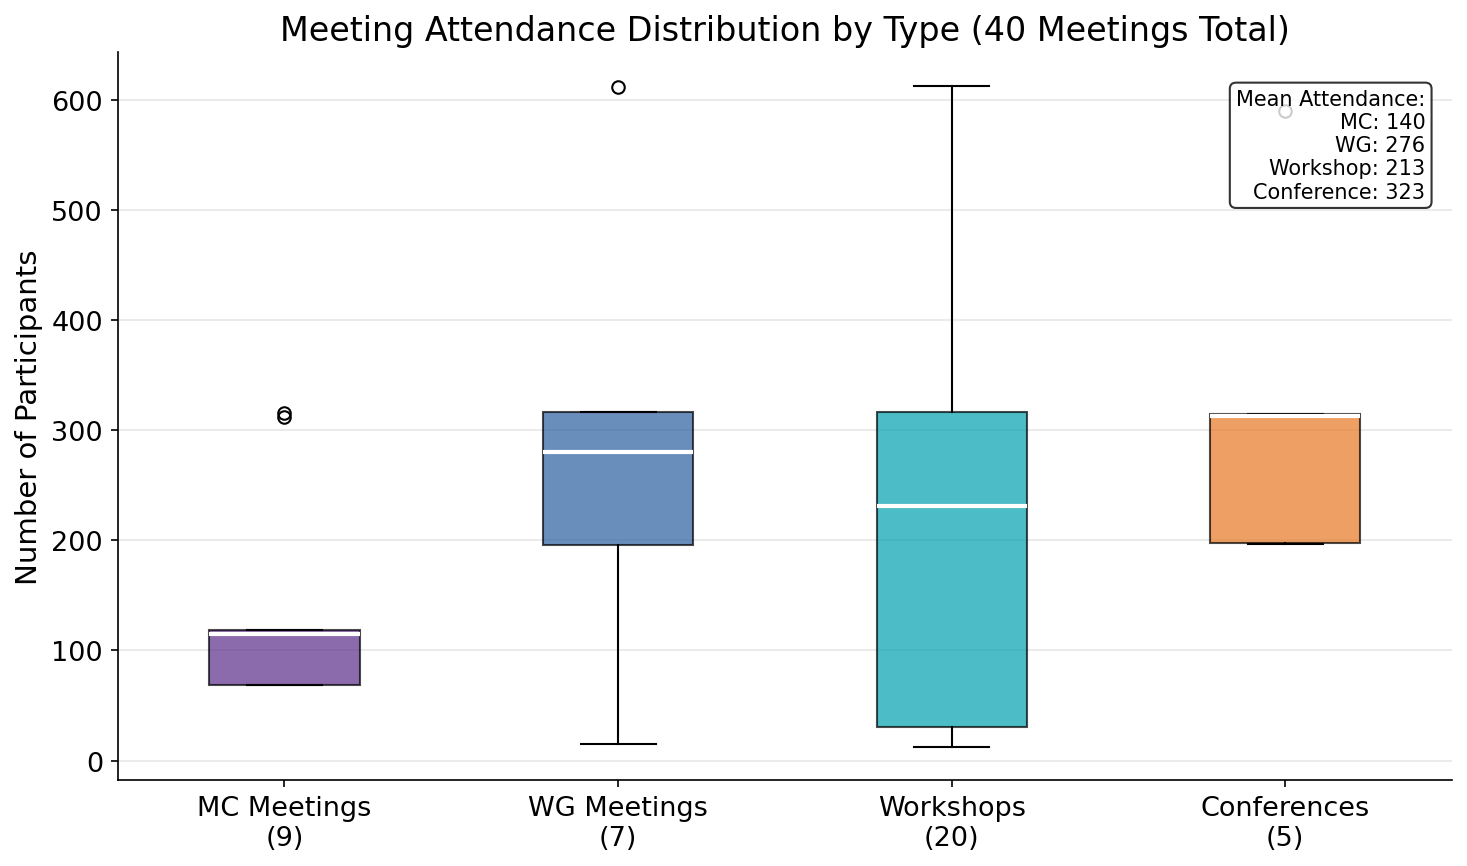

Generate this figure with Python:
"""Meetings Attendance by Type - Box/Violin Plot"""
import matplotlib.pyplot as plt
import numpy as np
from pathlib import Path

plt.rcParams.update({
    'font.size': 14, 'axes.labelsize': 14, 'axes.titlesize': 16,
    'xtick.labelsize': 13, 'ytick.labelsize': 13, 'legend.fontsize': 12,
    'figure.figsize': (10, 6), 'figure.dpi': 150
})

COST_PURPLE = '#5B2D8A'
COST_BLUE = '#2B5F9E'
COST_TEAL = '#00A0B0'
COST_ORANGE = '#E87722'

# Meeting attendance data by type
mc_attendance = [69, 69, 119, 119, 115, 69, 316, 312, 73]
wg_attendance = [137, 254, 317, 612, 317, 280, 15]
workshop_attendance = [238, 225, 317, 316, 613, 290, 570, 540, 288, 305, 12, 318, 31, 38, 19, 30, 39, 20, 35, 20]
conference_attendance = [197, 198, 315, 313, 590]

data = [mc_attendance, wg_attendance, workshop_attendance, conference_attendance]
labels = ['MC Meetings\n(9)', 'WG Meetings\n(7)', 'Workshops\n(20)', 'Conferences\n(5)']
colors = [COST_PURPLE, COST_BLUE, COST_TEAL, COST_ORANGE]

fig, ax = plt.subplots(figsize=(10, 6))

bp = ax.boxplot(data, labels=labels, patch_artist=True,
                medianprops=dict(color='white', linewidth=2))

for patch, color in zip(bp['boxes'], colors):
    patch.set_facecolor(color)
    patch.set_alpha(0.7)

ax.set_ylabel('Number of Participants')
ax.set_title('Meeting Attendance Distribution by Type (40 Meetings Total)')

ax.spines['top'].set_visible(False)
ax.spines['right'].set_visible(False)
ax.grid(axis='y', alpha=0.3)

# Add summary stats
stats_text = f'Mean Attendance:\nMC: {np.mean(mc_attendance):.0f}\nWG: {np.mean(wg_attendance):.0f}\nWorkshop: {np.mean(workshop_attendance):.0f}\nConference: {np.mean(conference_attendance):.0f}'
ax.text(0.98, 0.95, stats_text, transform=ax.transAxes, fontsize=10,
        verticalalignment='top', horizontalalignment='right',
        bbox=dict(boxstyle='round', facecolor='white', alpha=0.8))

plt.tight_layout()
plt.savefig(Path(__file__).parent / 'chart.pdf', dpi=300, bbox_inches='tight')
plt.savefig(Path(__file__).parent / 'chart.png', dpi=150, bbox_inches='tight')
plt.close()
print("Chart saved: 04_meetings_attendance")
